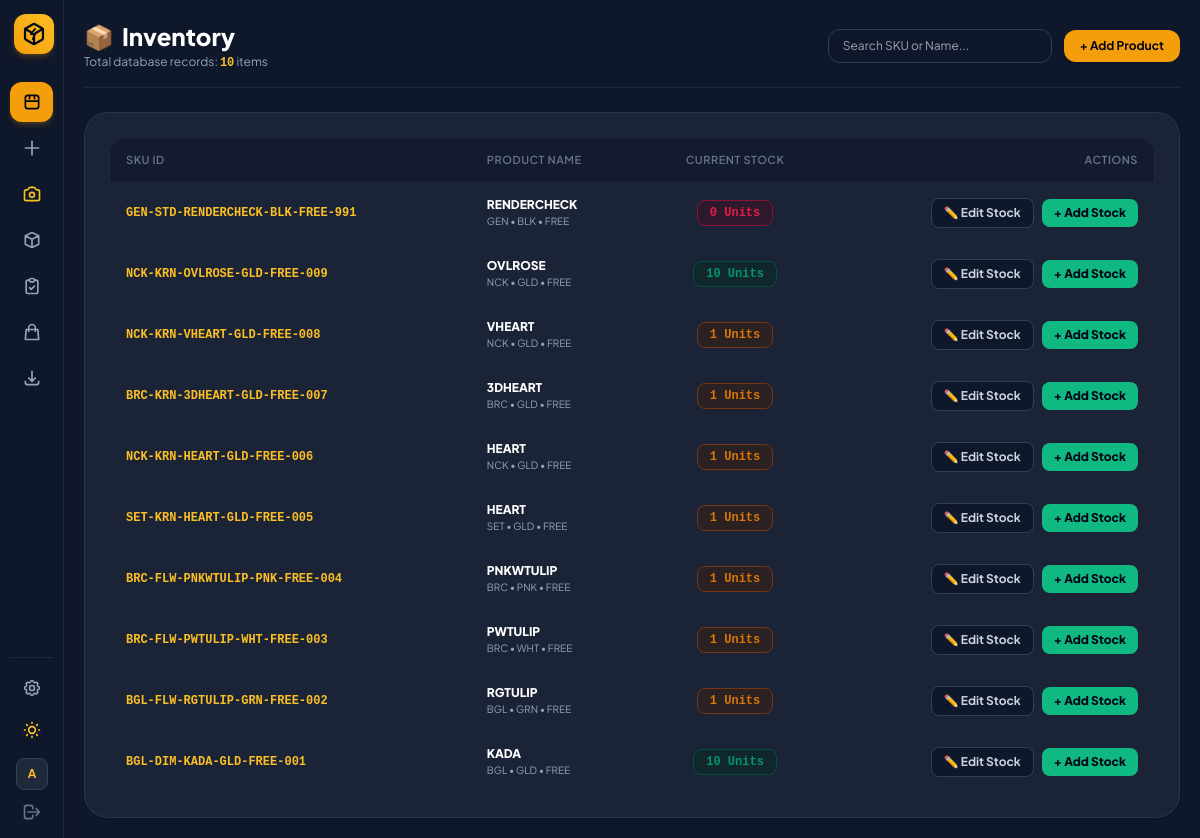
Before: / (signed in) with the older database file.
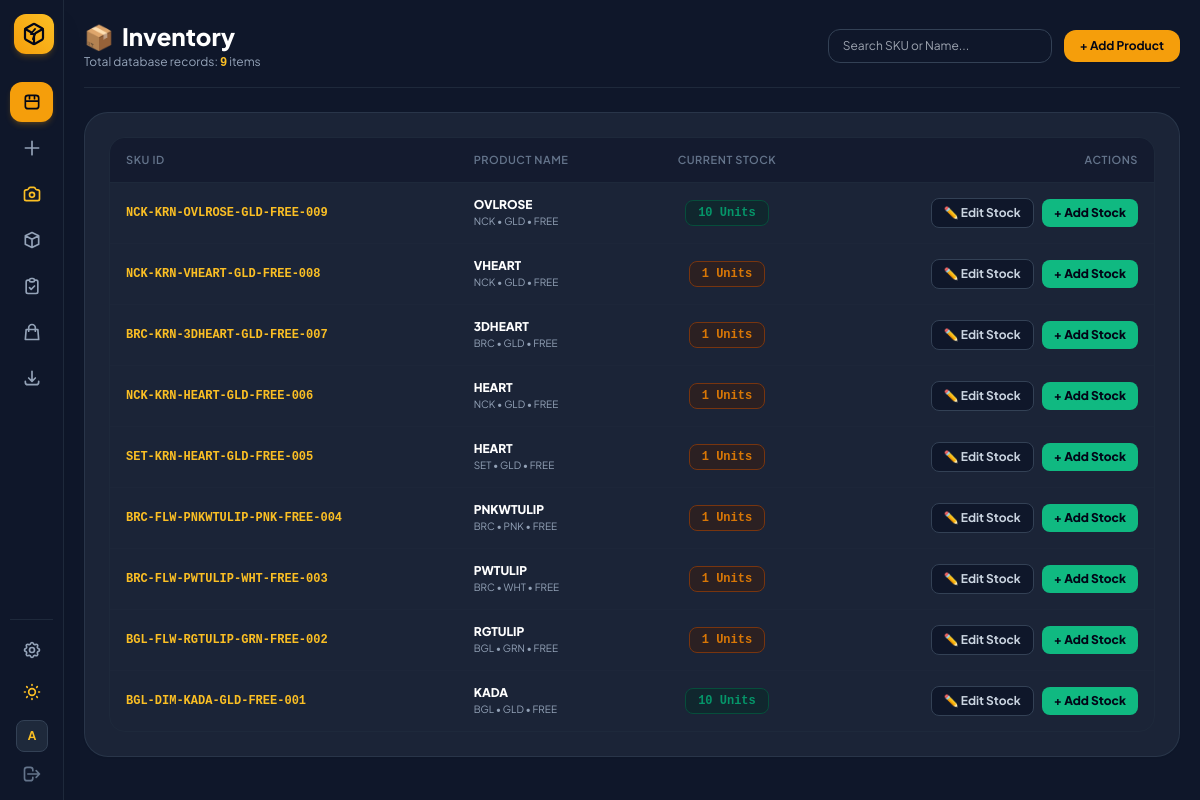
After: the same page with the newer database file.
### sku_manager/models.py (models this page shows, shortened)
class JewelrySKU(models.Model):
    name = models.CharField(max_length=100)
    category = models.CharField(max_length=50, default='General')
    style = models.CharField(max_length=50, blank=True, default='Standard')
    design_model = models.CharField(max_length=50, blank=True, default='')
    size = models.CharField(max_length=30, blank=True, default='Free Size')
    color = models.CharField(max_length=30, blank=True, default='Black')
    number = models.CharField(max_length=10, default='001')
    sku = models.CharField(max_length=100, unique=True, editable=False)
    image = models.ImageField(upload_to='products/', null=True, blank=True)
    is_listed = models.BooleanField(default=True)
    batch_no = models.CharField(max_length=50, blank=True, default='')
    stock = models.PositiveIntegerField(default=0)
    storage_box = models.ForeignKey(StorageBox, on_delete=models.SET_NULL, null=True, blank=True, related_name='skus')
    section_name = models.CharField(max_length=50, blank=True, default='Main Slot')
    purchase_price = models.DecimalField(max_digits=10, decimal_places=2, default=0.00)
    selling_price = models.DecimalField(max_digits=10, decimal_places=2, default=0.00)
    created_at = models.DateTimeField(auto_now_add=True)
    updated_at = models.DateTimeField(auto_now=True)
    class Meta:
        ordering = ['-created_at']

### sku_manager/views.py (the view)
# urls.py: path('', views.inventory_list, name='inventory_list'),
@login_required(login_url='login')
def inventory_list(request):
    search_query = request.GET.get('q', '').strip()
    items = JewelrySKU.objects.select_related('storage_box').all().order_by('-id')
    if search_query:
        items = items.filter(
            Q(sku__icontains=search_query) |
            Q(name__icontains=search_query) |
            Q(category__icontains=search_query)
        )
    return render(request, 'sku_manager/inventory.html', {
        'items': items,
        'skus': items,
        'total_count': items.count(),
        'search_query': search_query,
        'active_page': 'inventory',
    })

### templates/sku_manager/inventory.html (shortened to what the changed rows need)
{% extends "sku_manager/base.html" %}
{% block content %}
<div class="space-y-6 max-w-6xl mx-auto">
  <header class="flex flex-col sm:flex-row sm:items-center justify-between border-b border-slate-200 dark:border-slate-800 pb-4 gap-4">
    <div>
      <h1 class="text-2xl font-black text-slate-900 dark:text-white flex items-center gap-2">
        <span>📦</span> Inventory
      </h1>
      <p class="text-xs text-slate-500 dark:text-slate-400 mt-0.5">
        Total database records: <strong class="text-amber-600 dark:text-amber-400 font-mono">{{ total_count }}</strong> items
      </p>
    </div>
  </header>
  <div class="bg-white dark:bg-slate-800/80 border border-slate-200 dark:border-slate-700/60 rounded-3xl p-6 shadow-sm">
    <div class="overflow-x-auto rounded-2xl border border-slate-200 dark:border-slate-800">
      <table class="w-full text-left text-xs text-slate-700 dark:text-slate-300">
        <thead class="bg-slate-50 dark:bg-slate-900/60 text-[11px] uppercase tracking-wider text-slate-500 border-b border-slate-200 dark:border-slate-800">
          <tr>
            <th class="py-3.5 px-4 font-semibold">SKU ID</th>
            <th class="py-3.5 px-4 font-semibold">Product Name</th>
            <th class="py-3.5 px-4 font-semibold text-center">Current Stock</th>
            <th class="py-3.5 px-4 text-right font-semibold">Actions</th>
          </tr>
        </thead>
        <tbody class="divide-y divide-slate-100 dark:divide-slate-800/60">
          {% for item in items|default:skus %}
            <tr class="hover:bg-slate-50 dark:hover:bg-slate-800/30 transition">
              <td class="py-3.5 px-4 font-mono font-bold text-amber-600 dark:text-amber-400">
                {{ item.sku }}
              </td>
              <td class="py-3.5 px-4 font-extrabold text-slate-900 dark:text-white">
                <div>{{ item.name }}</div>
                <div class="text-[10px] text-slate-400 font-normal">{{ item.category }} • {{ item.color }} • {{ item.size }}</div>
              </td>
              <td class="py-3.5 px-4 text-center">
                {% if item.stock == 0 %}
                  <span class="inline-flex px-3 py-1 rounded-lg font-mono font-bold text-xs bg-rose-50 dark:bg-rose-950/40 text-rose-600 border border-rose-200 dark:border-rose-900">
                    0 Units
                  </span>
                {% elif item.stock <= 5 %}
                  <span class="inline-flex px-3 py-1 rounded-lg font-mono font-bold text-xs bg-amber-50 dark:bg-amber-950/40 text-amber-600 border border-amber-200 dark:border-amber-900">
                    {{ item.stock }} Units
                  </span>
                {% else %}
                  <span class="inline-flex px-3 py-1 rounded-lg font-mono font-bold text-xs bg-emerald-50 dark:bg-emerald-950/40 text-emerald-600 border border-emerald-200 dark:border-emerald-900">
                    {{ item.stock }} Units
                  </span>
                {% endif %}
              </td>
              <td class="py-3.5 px-4 text-right space-x-1.5 whitespace-nowrap">
                <a href="{% url 'stock_action' item.pk %}" class="inline-flex items-center gap-1 bg-slate-100 hover:bg-slate-200 dark:bg-slate-900 dark:hover:bg-slate-700 text-slate-700 dark:text-slate-300 px-3 py-1.5 rounded-lg font-bold border border-slate-200 dark:border-slate-700 transition">
                  ✏️ Edit Stock
                </a>
                <a href="{% url 'stock_action' item.pk %}" class="inline-flex items-center gap-1 bg-emerald-500 hover:bg-emerald-400 text-slate-950 px-3 py-1.5 rounded-lg font-black transition shadow-xs">
                  + Add Stock
                </a>
              </td>
            </tr>
          {% endfor %}
        </tbody>
      </table>
    </div>
  </div>
</div>
{% endblock %}-+

Changed rows visible on the page:
removed JewelrySKU: sku "GEN-STD-RENDERCHECK-BLK-FREE-991", name "RENDERCHECK", category "GEN", color "BLK", size "FREE", stock "0 Units"
Other visible differences:
{{ total_count }}: "10" → "9"
